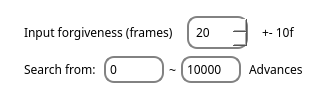
       <widget class="QFrame" name="paramsFrame">
        <property name="styleSheet">
         <string notr="true">*{
border: 5px solid white;
color: black;
background-color: white;
border-radius: 20px;
}
QFrame QLabel:disabled{
color:grey;
}</string>
        </property>
        <layout class="QVBoxLayout" name="verticalLayout_2">
         <item>
          <layout class="QHBoxLayout" name="horizontalLayout_6">
           <item>
            <widget class="QLabel" name="label_3">
             <property name="font">
              <font>
               <family>Century Gothic</family>
              </font>
             </property>
             <property name="text">
              <string>Input forgiveness (frames)</string>
             </property>
            </widget>
           </item>
           <item>
            <widget class="QSpinBox" name="flexValueBox">
             <property name="font">
              <font>
               <family>Century Gothic</family>
               <pointsize>9</pointsize>
               <italic>false</italic>
               <bold>false</bold>
              </font>
             </property>
             <property name="styleSheet">
              <string notr="true">QSpinBox{
border: 2px solid #828282;
font: 9pt &quot;Century Gothic&quot;;
border-radius: 10px;
padding-left: 5px;
padding-top:5px;
padding-bottom:5px;
}

QSpinBox::up-button{
image: url(:/resfix1/arrow2.jpg);
width: 10px;
height:10px;
padding-right: 10px;
padding-top: 5px;
padding-bottom:5px;
}
QSpinBox::down-button{
image: url(:/resfix1/arrow1.jpg);
width: 10px;
height:10px;
padding-right: 10px;
padding-top: 5px;
padding-bottom:5px;
}
QSpinBox:disabled{
color:grey;
border-color: lightgrey;
}</string>
             </property>
             <property name="minimum">
              <number>-1000</number>
             </property>
             <property name="maximum">
              <number>1000</number>
             </property>
             <property name="value">
              <number>20</number>
             </property>
            </widget>
           </item>
           <item>
            <widget class="QLabel" name="flexValueHalfLabel">
             <property name="font">
              <font>
               <family>Century Gothic</family>
              </font>
             </property>
             <property name="text">
              <string>+- 10f</string>
             </property>
            </widget>
           </item>
          </layout>
         </item>
         <item>
          <layout class="QHBoxLayout" name="horizontalLayout_7">
           <property name="spacing">
            <number>0</number>
           </property>
           <property name="leftMargin">
            <number>0</number>
           </property>
           <property name="rightMargin">
            <number>0</number>
           </property>
           <item>
            <widget class="QLabel" name="label_5">
             <property name="font">
              <font>
               <family>Century Gothic</family>
              </font>
             </property>
             <property name="text">
              <string>Search from:</string>
             </property>
            </widget>
           </item>
           <item>
            <widget class="QSpinBox" name="searchMinBox">
             <property name="minimumSize">
              <size>
               <width>60</width>
               <height>0</height>
              </size>
             </property>
             <property name="font">
              <font>
               <family>Century Gothic</family>
              </font>
             </property>
             <property name="styleSheet">
              <string notr="true">QSpinBox{
border: 2px solid #828282;
border-radius: 10px;
padding-left: 2px;
padding-top:2px;
padding-bottom:2px;
}
QSpinBox:disabled{
color:grey;
border-color:lightgrey;
}</string>
             </property>
             <property name="buttonSymbols">
              <enum>QAbstractSpinBox::NoButtons</enum>
             </property>
             <property name="maximum">
              <number>2147483647</number>
             </property>
            </widget>
           </item>
           <item>
            <widget class="QLabel" name="label_4">
             <property name="sizePolicy">
              <sizepolicy hsizetype="Preferred" vsizetype="Preferred">
               <horstretch>0</horstretch>
               <verstretch>0</verstretch>
              </sizepolicy>
             </property>
             <property name="maximumSize">
              <size>
               <width>35</width>
               <height>16777215</height>
              </size>
             </property>
             <property name="text">
              <string>~</string>
             </property>
             <property name="alignment">
              <set>Qt::AlignCenter</set>
             </property>
            </widget>
           </item>
           <item>
            <widget class="QSpinBox" name="searchMaxBox">
             <property name="minimumSize">
              <size>
               <width>60</width>
               <height>0</height>
              </size>
             </property>
             <property name="font">
              <font>
               <family>Century Gothic</family>
              </font>
             </property>
             <property name="styleSheet">
              <string notr="true">QSpinBox{
border: 2px solid #828282;
border-radius: 10px;
padding-left: 2px;
padding-top:2px;
padding-bottom:2px;
}
QSpinBox:disabled{
color:grey;
border-color:lightgrey;
}</string>
             </property>
             <property name="alignment">
              <set>Qt::AlignLeading|Qt::AlignLeft|Qt::AlignVCenter</set>
             </property>
             <property name="buttonSymbols">
              <enum>QAbstractSpinBox::NoButtons</enum>
             </property>
             <property name="minimum">
              <number>1</number>
             </property>
             <property name="maximum">
              <number>2147483647</number>
             </property>
             <property name="singleStep">
              <number>1</number>
             </property>
             <property name="value">
              <number>10000</number>
             </property>
            </widget>
           </item>
           <item>
            <widget class="QLabel" name="label">
             <property name="font">
              <font>
               <family>Century Gothic</family>
              </font>
             </property>
             <property name="text">
              <string>Advances</string>
             </property>
            </widget>
           </item>
          </layout>
         </item>
        </layout>
       </widget>
